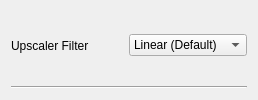
        <widget class="QWidget" name="widget__14_upscalerFilter" native="true">
         <property name="sizePolicy">
          <sizepolicy hsizetype="Preferred" vsizetype="Maximum">
           <horstretch>0</horstretch>
           <verstretch>0</verstretch>
          </sizepolicy>
         </property>
         <layout class="QVBoxLayout" name="verticalLayout_19">
          <item>
           <widget class="QWidget" name="widget_36" native="true">
            <property name="sizePolicy">
             <sizepolicy hsizetype="Preferred" vsizetype="Minimum">
              <horstretch>0</horstretch>
              <verstretch>0</verstretch>
             </sizepolicy>
            </property>
            <layout class="QHBoxLayout" name="horizontalLayout_19" stretch="0,0,0">
             <property name="spacing">
              <number>0</number>
             </property>
             <property name="leftMargin">
              <number>0</number>
             </property>
             <property name="topMargin">
              <number>0</number>
             </property>
             <property name="rightMargin">
              <number>0</number>
             </property>
             <property name="bottomMargin">
              <number>0</number>
             </property>
             <item>
              <widget class="QLabel" name="label_17">
               <property name="text">
                <string>Upscaler Filter</string>
               </property>
              </widget>
             </item>
             <item>
              <spacer name="horizontalSpacer_17">
               <property name="orientation">
                <enum>Qt::Orientation::Horizontal</enum>
               </property>
               <property name="sizeHint" stdset="0">
                <size>
                 <width>40</width>
                 <height>20</height>
                </size>
               </property>
              </spacer>
             </item>
             <item>
              <widget class="QComboBox" name="comboBox_upscalerFilter">
               <item>
                <property name="text">
                 <string>Linear (Default)</string>
                </property>
               </item>
               <item>
                <property name="text">
                 <string>Nearest</string>
                </property>
               </item>
               <item>
                <property name="text">
                 <string>Pixel</string>
                </property>
               </item>
               <item>
                <property name="text">
                 <string>AMD FSR 1.0</string>
                </property>
               </item>
               <item>
                <property name="text">
                 <string>Nvidia NIS 1.0.3</string>
                </property>
               </item>
              </widget>
             </item>
            </layout>
           </widget>
          </item>
          <item>
           <widget class="Line" name="line_18">
            <property name="orientation">
             <enum>Qt::Orientation::Horizontal</enum>
            </property>
           </widget>
          </item>
         </layout>
        </widget>
